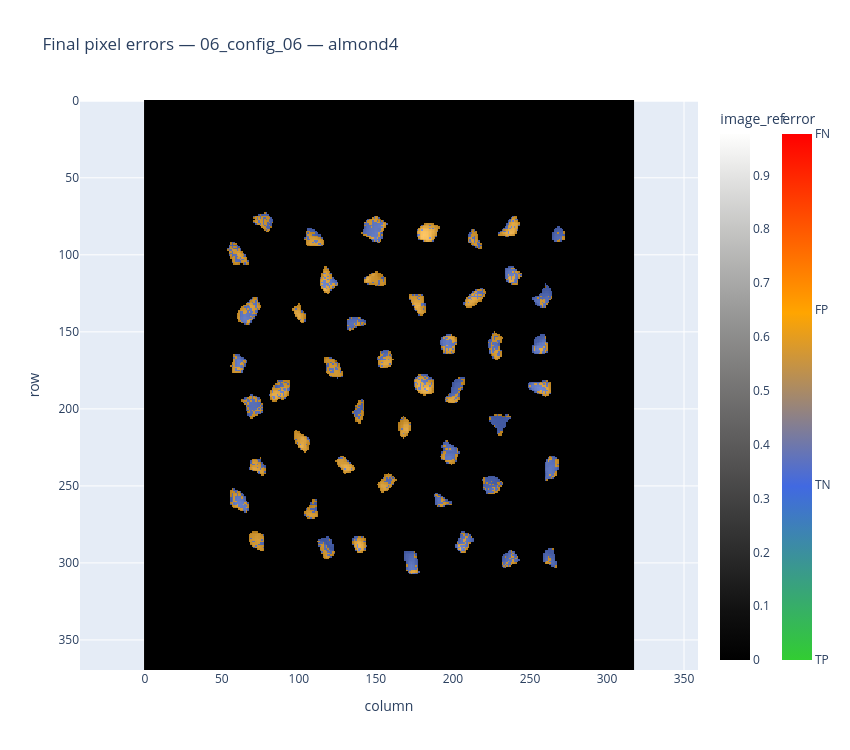
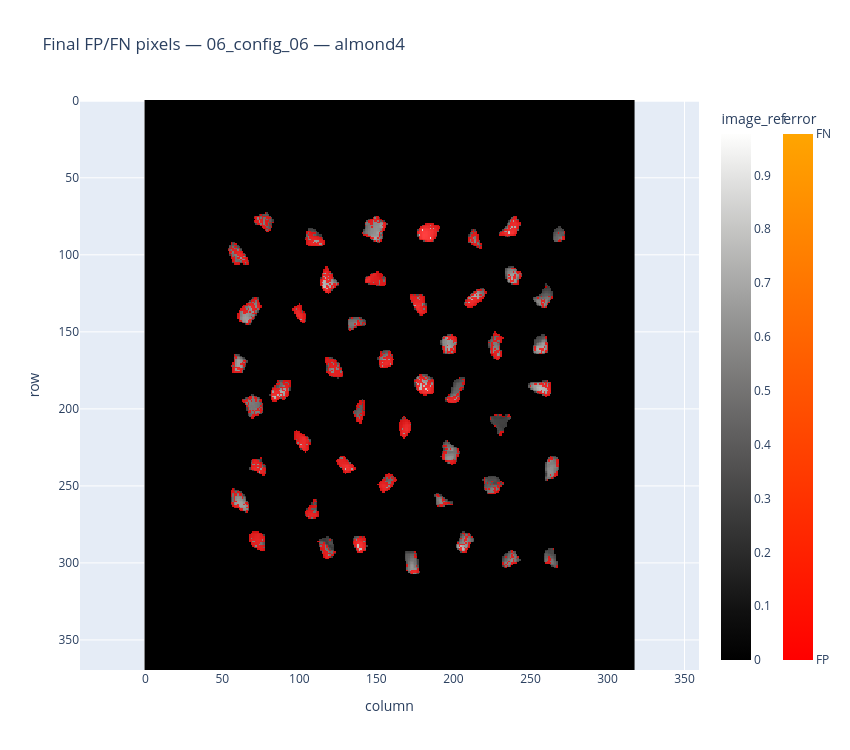
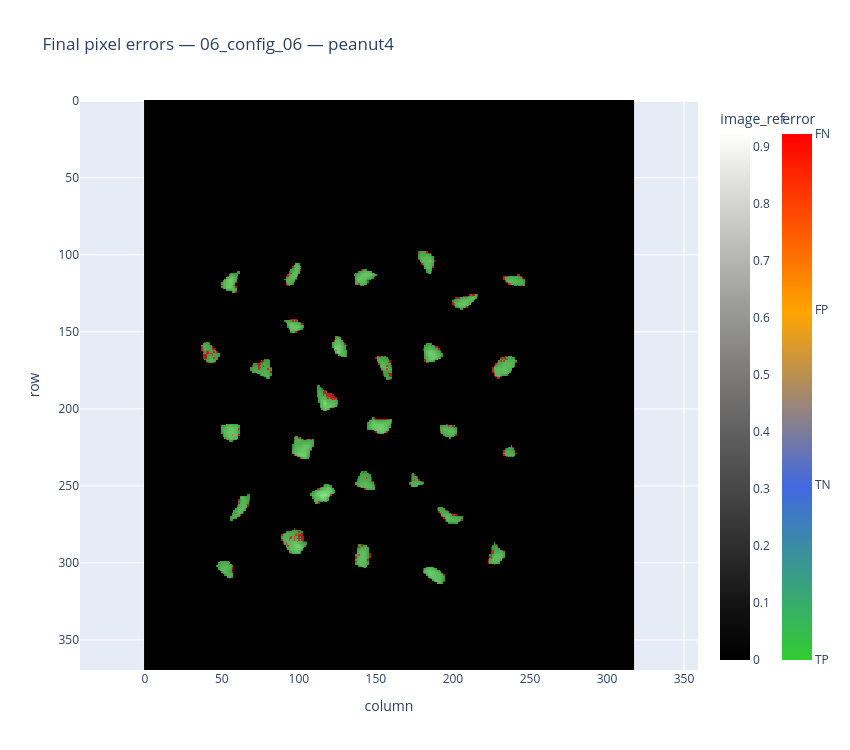
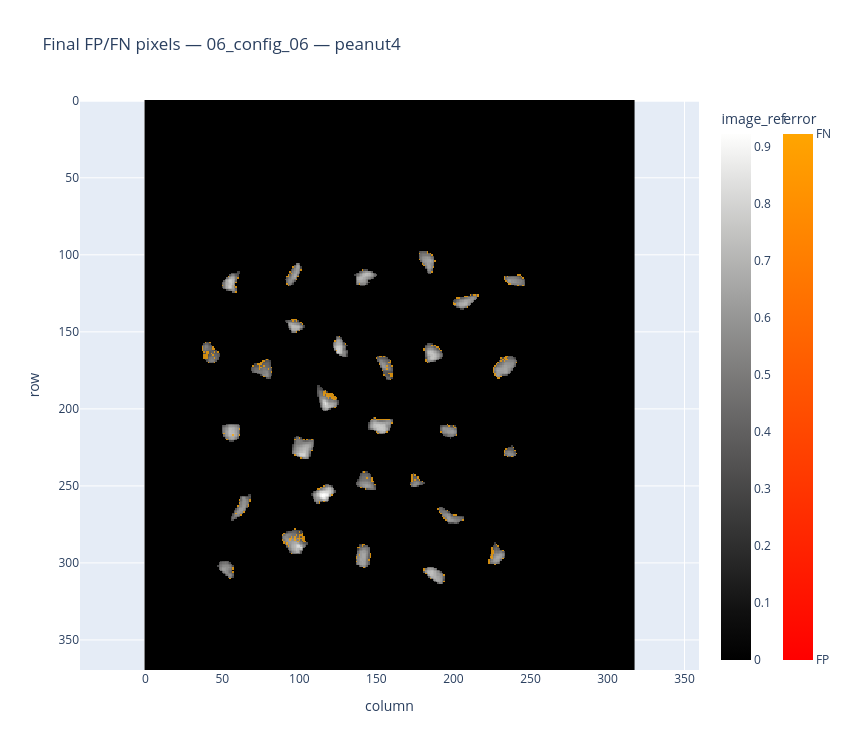

The code cell stored with these charts, in order, in its notebook:
### Code cell
if plot_pixel_error_overlay is not None and len(best_pixel_df) > 0:
    final_image_keys = (
        best_pixel_df["source_image"]
        .astype(str)
        .drop_duplicates()
        .tolist()
    )

    print("Final test images:", final_image_keys)

    for image_key in final_image_keys:
        print("Image:", image_key)

        try:
            plot_pixel_error_overlay(
                image_key=image_key,
                image_db=image_db,
                pixel_df=best_pixel_df,
                target_class=TARGET_CLASS,
                base="image_ref",
                title=f"Final pixel errors — {BEST_CONFIG_ID} — {image_key}",
                show=True,
            )
        except Exception as exc:
            print(f"[WARNING] Could not plot error overlay for {image_key}: {exc!r}")

        if plot_pixel_fp_fn_overlay is not None:
            try:
                plot_pixel_fp_fn_overlay(
                    image_key=image_key,
                    image_db=image_db,
                    pixel_df=best_pixel_df,
                    target_class=TARGET_CLASS,
                    base="image_ref",
                    title=f"Final FP/FN pixels — {BEST_CONFIG_ID} — {image_key}",
                    show=True,
                )
            except Exception as exc:
                print(f"[WARNING] Could not plot FP/FN overlay for {image_key}: {exc!r}")

else:
    print("Pixel overlay plots skipped.")

### Figure 1 — Plotly figure (JSON) as saved in the notebook; plotly's stock layout.template omitted (floating-point values rounded to 4 significant figures; data arrays with more than 128 entries replaced by an {"elided": "..."} marker saying what was removed)
{"data": [{"colorbar": {"title": {"text": "image_ref"}}, "colorscale": [[0, "rgb(0, 0, 0)"], [0.09091, "rgb(16, 16, 16)"], [0.1818, "rgb(38, 38, 38)"], [0.2727, "rgb(59, 59, 59)"], [0.3636, "rgb(81, 80, 80)"], [0.4545, "rgb(102, 101, 101)"], [0.5455, "rgb(124, 123, 122)"], [0.6364, "rgb(146, 146, 145)"], [0.7273, "rgb(171, 171, 170)"], [0.8182, "rgb(197, 197, 195)"], [0.9091, "rgb(224, 224, 223)"], [1, "rgb(254, 254, 253)"]], "showscale": true, "type": "heatmap", "z": {"elided": "370x318 float values"}}, {"colorbar": {"ticktext": ["TP", "TN", "FP", "FN"], "tickvals": [1, 2, 3, 4], "title": {"text": "error"}, "x": 1.12}, "colorscale": [[0, "limegreen"], [0.33, "royalblue"], [0.66, "orange"], [1, "red"]], "opacity": 0.6, "type": "heatmap", "z": {"elided": "370x318 float values"}, "zmax": 4, "zmin": 1}], "layout": {"height": 750, "title": {"text": "Final pixel errors — 06_config_06 — almond4"}, "width": 850, "xaxis": {"title": {"text": "column"}}, "yaxis": {"autorange": "reversed", "scaleanchor": "x", "title": {"text": "row"}}}}

### Figure 2 — Plotly figure (JSON) as saved in the notebook; plotly's stock layout.template omitted (floating-point values rounded to 4 significant figures; data arrays with more than 128 entries replaced by an {"elided": "..."} marker saying what was removed)
{"data": [{"colorbar": {"title": {"text": "image_ref"}}, "colorscale": [[0, "rgb(0, 0, 0)"], [0.09091, "rgb(16, 16, 16)"], [0.1818, "rgb(38, 38, 38)"], [0.2727, "rgb(59, 59, 59)"], [0.3636, "rgb(81, 80, 80)"], [0.4545, "rgb(102, 101, 101)"], [0.5455, "rgb(124, 123, 122)"], [0.6364, "rgb(146, 146, 145)"], [0.7273, "rgb(171, 171, 170)"], [0.8182, "rgb(197, 197, 195)"], [0.9091, "rgb(224, 224, 223)"], [1, "rgb(254, 254, 253)"]], "showscale": true, "type": "heatmap", "z": {"elided": "370x318 float values"}}, {"colorbar": {"ticktext": ["FP", "FN"], "tickvals": [1, 2], "title": {"text": "error"}, "x": 1.12}, "colorscale": [[0, "red"], [1, "orange"]], "opacity": 0.75, "type": "heatmap", "z": {"elided": "370x318 float values"}, "zmax": 2, "zmin": 1}], "layout": {"height": 750, "title": {"text": "Final FP/FN pixels — 06_config_06 — almond4"}, "width": 850, "xaxis": {"title": {"text": "column"}}, "yaxis": {"autorange": "reversed", "scaleanchor": "x", "title": {"text": "row"}}}}

### Figure 3 — Plotly figure (JSON) as saved in the notebook; plotly's stock layout.template omitted (floating-point values rounded to 4 significant figures; data arrays with more than 128 entries replaced by an {"elided": "..."} marker saying what was removed)
{"data": [{"colorbar": {"title": {"text": "image_ref"}}, "colorscale": [[0, "rgb(0, 0, 0)"], [0.09091, "rgb(16, 16, 16)"], [0.1818, "rgb(38, 38, 38)"], [0.2727, "rgb(59, 59, 59)"], [0.3636, "rgb(81, 80, 80)"], [0.4545, "rgb(102, 101, 101)"], [0.5455, "rgb(124, 123, 122)"], [0.6364, "rgb(146, 146, 145)"], [0.7273, "rgb(171, 171, 170)"], [0.8182, "rgb(197, 197, 195)"], [0.9091, "rgb(224, 224, 223)"], [1, "rgb(254, 254, 253)"]], "showscale": true, "type": "heatmap", "z": {"elided": "370x318 float values"}}, {"colorbar": {"ticktext": ["TP", "TN", "FP", "FN"], "tickvals": [1, 2, 3, 4], "title": {"text": "error"}, "x": 1.12}, "colorscale": [[0, "limegreen"], [0.33, "royalblue"], [0.66, "orange"], [1, "red"]], "opacity": 0.6, "type": "heatmap", "z": {"elided": "370x318 float values"}, "zmax": 4, "zmin": 1}], "layout": {"height": 750, "title": {"text": "Final pixel errors — 06_config_06 — peanut4"}, "width": 850, "xaxis": {"title": {"text": "column"}}, "yaxis": {"autorange": "reversed", "scaleanchor": "x", "title": {"text": "row"}}}}

### Figure 4 — Plotly figure (JSON) as saved in the notebook; plotly's stock layout.template omitted (floating-point values rounded to 4 significant figures; data arrays with more than 128 entries replaced by an {"elided": "..."} marker saying what was removed)
{"data": [{"colorbar": {"title": {"text": "image_ref"}}, "colorscale": [[0, "rgb(0, 0, 0)"], [0.09091, "rgb(16, 16, 16)"], [0.1818, "rgb(38, 38, 38)"], [0.2727, "rgb(59, 59, 59)"], [0.3636, "rgb(81, 80, 80)"], [0.4545, "rgb(102, 101, 101)"], [0.5455, "rgb(124, 123, 122)"], [0.6364, "rgb(146, 146, 145)"], [0.7273, "rgb(171, 171, 170)"], [0.8182, "rgb(197, 197, 195)"], [0.9091, "rgb(224, 224, 223)"], [1, "rgb(254, 254, 253)"]], "showscale": true, "type": "heatmap", "z": {"elided": "370x318 float values"}}, {"colorbar": {"ticktext": ["FP", "FN"], "tickvals": [1, 2], "title": {"text": "error"}, "x": 1.12}, "colorscale": [[0, "red"], [1, "orange"]], "opacity": 0.75, "type": "heatmap", "z": {"elided": "370x318 float values"}, "zmax": 2, "zmin": 1}], "layout": {"height": 750, "title": {"text": "Final FP/FN pixels — 06_config_06 — peanut4"}, "width": 850, "xaxis": {"title": {"text": "column"}}, "yaxis": {"autorange": "reversed", "scaleanchor": "x", "title": {"text": "row"}}}}
